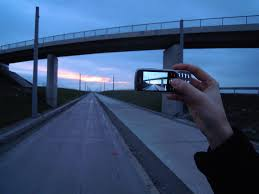
#> input picture fastcampus/Chap_01/img/01.jpg, 259 x 194 px, found by its file name
$ jupyter execute 02_plt_pil.ipynb   (shell and % lines are left out)
#> lines starting #> are read from the running program, lines starting #| are printed output that depends on the picture
## Basic Attributes

alpha: 투명도

kind: 그래프 종류 'line', 'bar', 'barh', 'kde'

logy: y축 log로 스케일링

rot: 눈금 이름 회전시키기(0~360)

xticks, yticks: x, y축으로 사용할 값 (xlabel))

xlim, ylim: x, y축 범위

grid: 격자 on/off

figzise(,): 창 크기

sharex, sharey: 서브플롯들의 x,y축을 공유하고 눈금ㄱ

```python
import matplotlib.pyplot as plt
import numpy as np

%matplotlib inline  # 그래프를 새창으로 안띄우고 주피터에 바로 띄움
```

[cell 1]
import matplotlib.pyplot as plt
import numpy as np

[cell 2]
data = np.random.randn(50)


plt.subplot(1,2,1)
plt.plot(data)
plt.figure(figsize=(10, 10))
plt.show()
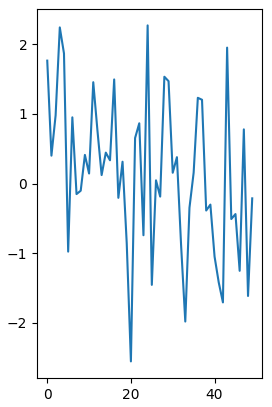
#> figure drawn by matplotlib, 1 panel; curve peaks at x = 24, y = 2.27

[cell 3]
from PIL import Image

import numpy as np
import matplotlib.pyplot as plt
import cv2

[cell 4]
path1 = 'img/01.jpg'
path2 = 'img/02.jpg'

# 흑백
image_1 = Image.open(path1).convert("L") #Gray Scale (RGB채널에서 한개의 채널로 바뀜. 다만 0~256 수치를 색으로") #Gray Scale (RGB채널에서 한개의 채널로 바뀜. 다만 0~256 수치를 색으로 표현한것뿐))
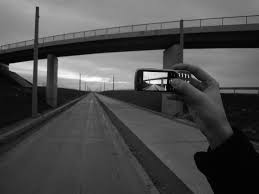
#> image_1: PIL image 259x194 L; min 0, max 255, mean 75.8
image_bw = np.array(image_1)
print(image_bw.shape)
#| (194, 259)

image_2 = Image.open(path2).convert("L")
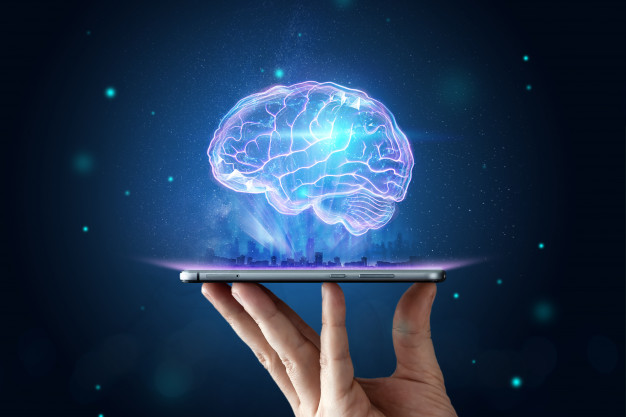
#> input picture fastcampus/Chap_01/img/02.jpg, 626 x 417 px, found by its file name
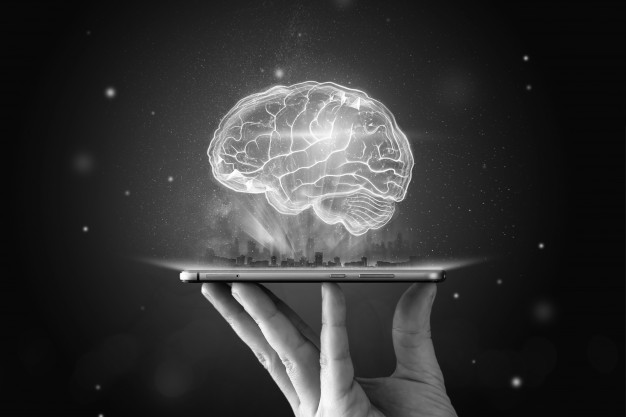
#> image_2: PIL image 626x417 L; min 0, max 255, mean 51.9
image_bw2 = np.array(image_2)
image_bw2 = cv2.resize(image_bw2, (259, 194))
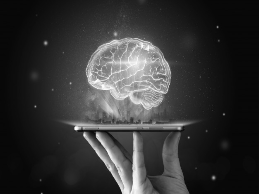
#> image_bw2: shape (194, 259); min 6, max 253, mean 51.8


# 두개의 이미지 사이즈 맞추기
plt.subplot(1, 2, 1)
plt.imshow(image_bw, 'RdBu')
plt.colorbar()
plt.show()
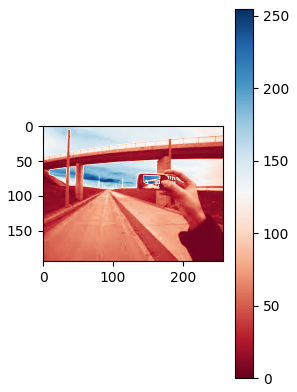
#> figure drawn by matplotlib, 2 panels


plt.subplot(1, 2, 2)
plt.imshow(image_bw2, 'jet')
plt.colorbar()
plt.show()
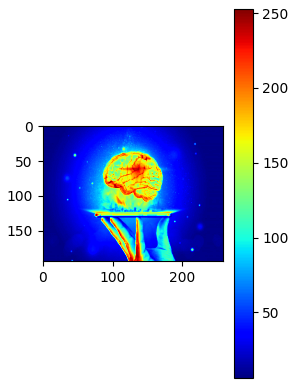
#> figure drawn by matplotlib, 2 panels
